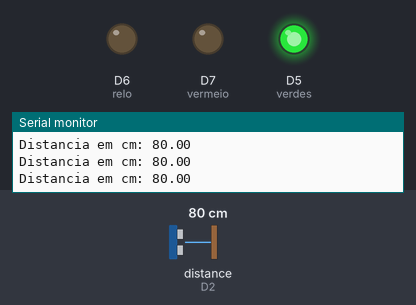
Simulated run of this sketch. Board: ESP8266 (NodeMCU). Shown: output pins drawn as LEDs (lit = HIGH), the last lines printed to the serial monitor. The inputs (shaded band) are chosen by the test bench; at power-on: distance to the obstacle (sensor on D2) 80 cm. The echo pulse lasts 58.3 µs per cm.

Above: at 1.2 s.
1.3 s: distance to the obstacle (sensor on D2) set to 17 cm
2.8 s: distance to the obstacle (sensor on D2) set to 12 cm
At 4.2 s:
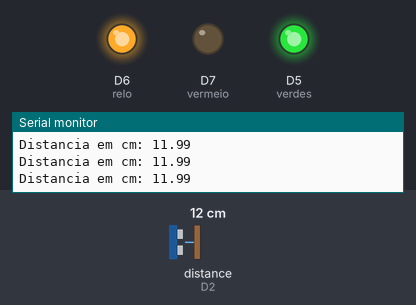
4.5 s: distance to the obstacle (sensor on D2) set to 10 cm
6.0 s: distance to the obstacle (sensor on D2) set to 7 cm
At 7.2 s:
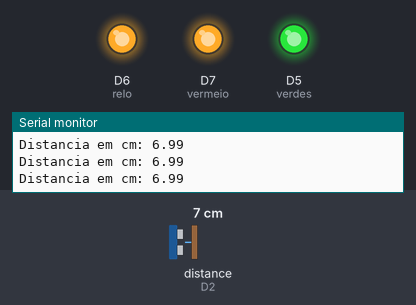
7.5 s: distance to the obstacle (sensor on D2) set to 9 cm
At 8.6 s:
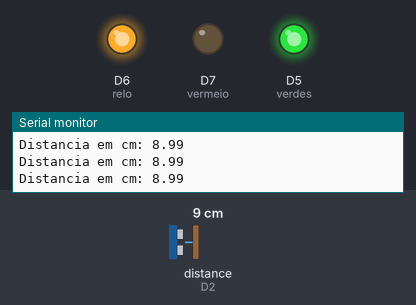
9.0 s: distance to the obstacle (sensor on D2) set to 2 cm
At 9.9 s:
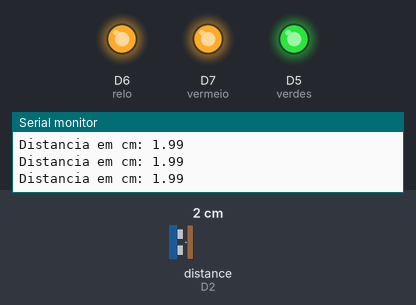
Timing chart, 0 to 11.5 s (numbered marks = the images above; inputs shaded):
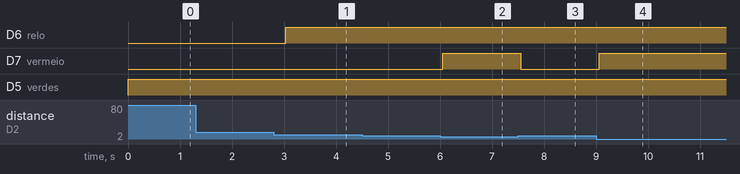

Measured:
- the behaviour switches between 15 and 14 cm on distance to the obstacle (sensor on D2) (found by bisection; images 0 and 1)
- the behaviour switches between 9 and 8 cm on distance to the obstacle (sensor on D2) (found by bisection; images 1 and 2)
- after the input at 2.8 s, D6 (relo): LOW → HIGH after 0.24 s
- after the input at 6.0 s, D7 (vermeio): LOW → HIGH after 0.05 s
- after the input at 7.5 s, D7 (vermeio): HIGH → LOW after 0.06 s
- after the input at 9.0 s, D7 (vermeio): LOW → HIGH after 0.06 s

The sketch:

Ulrasonico.ino
```cpp
#include <Ultrasonic.h>

#define pino_trigger D1
#define pino_echo D2
#define vermeio D7
#define relo D6
#define verdes D5

Ultrasonic ultrasonic(pino_trigger, pino_echo);

void setup() {
  pinMode(vermeio, OUTPUT);
  pinMode(relo, OUTPUT);
  pinMode(verdes, OUTPUT);

  Serial.begin(9600);
  Serial.println("Lendo dados do sensor...");
}

void loop() {
  float cmMsec;
  long microsec = ultrasonic.timing();
  cmMsec = ultrasonic.convert(microsec, Ultrasonic::CM);
  Serial.print("Distancia em cm: ");
  Serial.println(cmMsec);

  if (cmMsec >= 15) {
    digitalWrite(vermeio, LOW);
    digitalWrite(relo, LOW);
    digitalWrite(verdes, HIGH);
  }
  if (cmMsec < 15 && cmMsec >= 8) {
    digitalWrite(vermeio, LOW);
    digitalWrite(relo, HIGH);
    digitalWrite(verdes, HIGH);
  }
  if (cmMsec < 8) {
    digitalWrite(vermeio, HIGH);
    digitalWrite(relo, HIGH);
    digitalWrite(verdes, HIGH);
  }

  delay(300);
}
```
